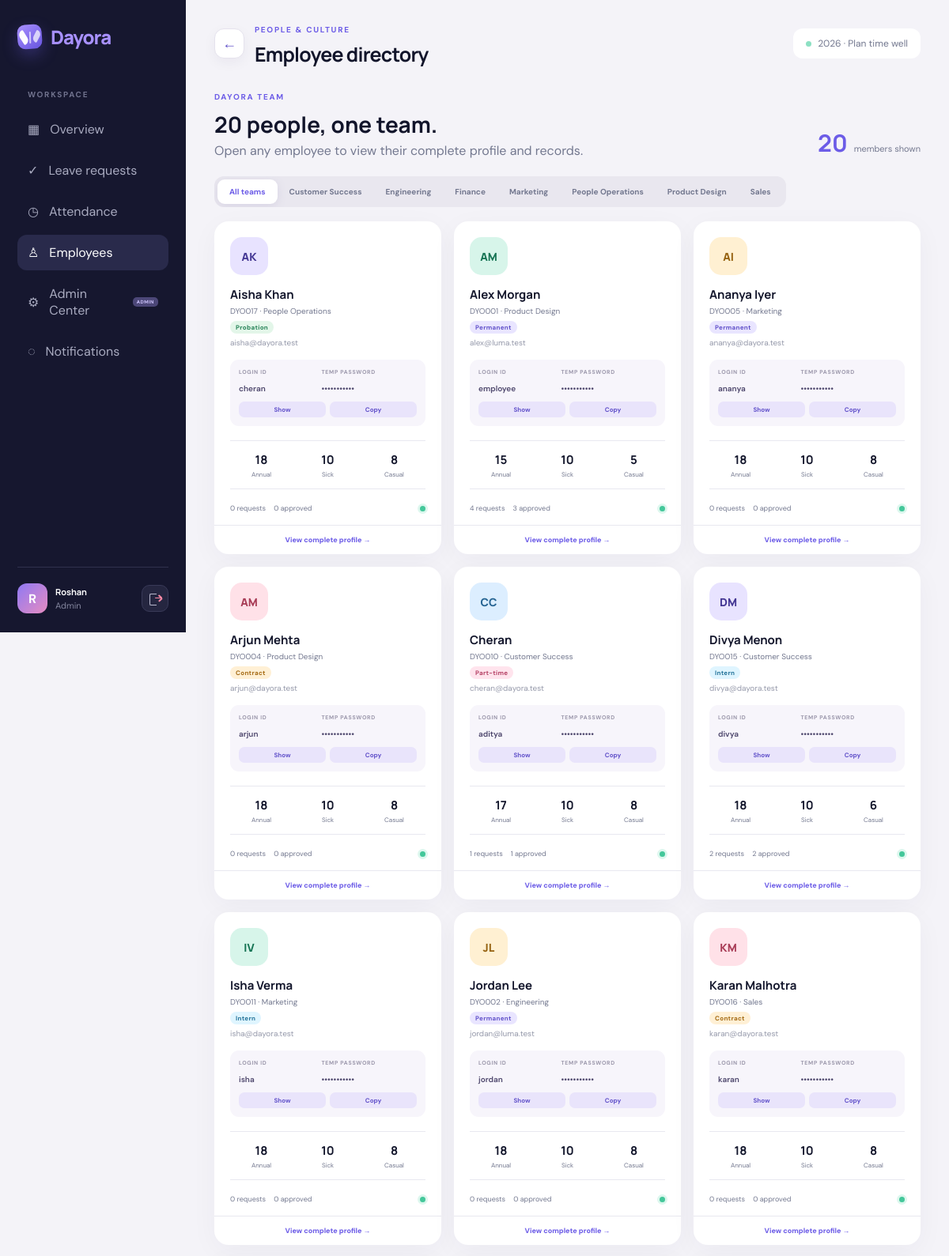
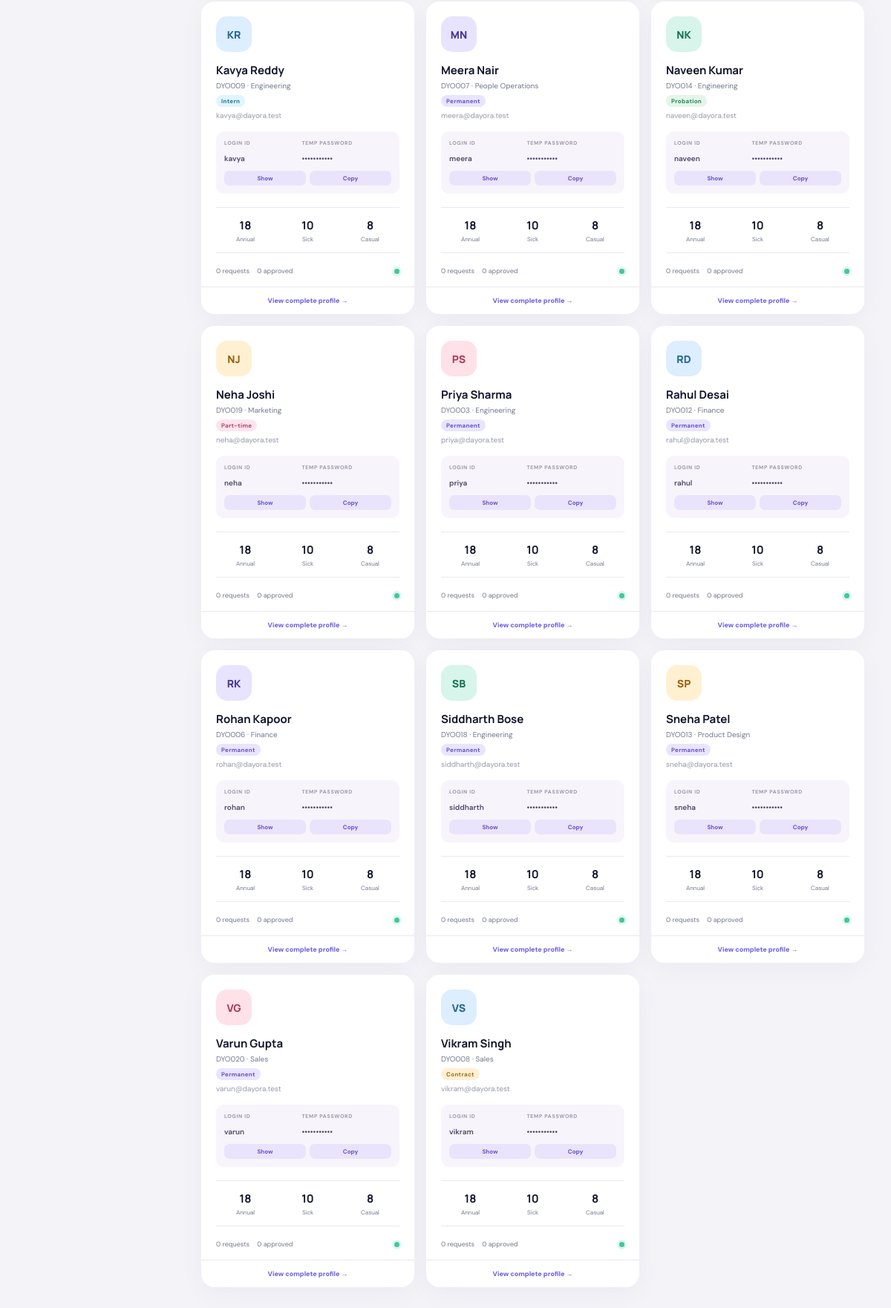
The page /admin/employees (signed in) on the database its author committed (2 pictures, top to bottom).
### tables this page shows
CREATE TABLE users (
            id INTEGER PRIMARY KEY AUTOINCREMENT, username TEXT UNIQUE NOT NULL,
            password TEXT NOT NULL, full_name TEXT NOT NULL, email TEXT NOT NULL,
            department TEXT NOT NULL, role TEXT NOT NULL DEFAULT 'EMPLOYEE',
            annual_balance INTEGER NOT NULL DEFAULT 18, sick_balance INTEGER NOT NULL DEFAULT 10,
            casual_balance INTEGER NOT NULL DEFAULT 8, active INTEGER NOT NULL DEFAULT 1
        , employee_code TEXT, employment_type TEXT NOT NULL DEFAULT 'Permanent');

### app.py (the view)
@app.get("/admin/employees")
@login_required("ADMIN")
def employees():
    department = request.args.get("department", "ALL")
    departments = [row["department"] for row in db().execute(
        "SELECT DISTINCT department FROM users WHERE role='EMPLOYEE' ORDER BY department").fetchall()]
    query = """SELECT u.*,
        COUNT(l.id) request_count,
        COALESCE(SUM(l.status='APPROVED'),0) approved_count
        FROM users u LEFT JOIN leave_requests l ON l.employee_id=u.id
        WHERE u.role='EMPLOYEE'"""
    params = []
    if department in departments:
        query += " AND u.department=?"; params.append(department)
    else:
        department = "ALL"
    query += " GROUP BY u.id ORDER BY u.full_name"
    people = db().execute(query, params).fetchall()
    return render_template("employees.html", employees=people, departments=departments,
                           selected_department=department, temporary_password="employee123")

### app.py (called while the page is built)
def db():
    if "db" not in g:
        g.db = sqlite3.connect(app.config["DATABASE"])
        g.db.row_factory = sqlite3.Row
        g.db.execute("PRAGMA foreign_keys = ON")
    return g.db

def login_required(role=None):
    def decorator(view):
        @wraps(view)
        def wrapped(*args, **kwargs):
            if not session.get("user_id"):
                return redirect(url_for("login"))
            if role and session.get("role") != role:
                flash("You do not have access to that page.", "error")
                return redirect(url_for("dashboard"))
            return view(*args, **kwargs)
        return wrapped
    return decorator

@app.context_processor
def globals_for_templates():
    unread = 0
    if session.get("user_id"):
        unread = db().execute("SELECT COUNT(*) FROM notifications WHERE user_id=? AND is_read=0", (session["user_id"],)).fetchone()[0]
    hour = datetime.now().hour
    time_greeting = "Good morning" if 5 <= hour < 12 else "Good afternoon" if 12 <= hour < 17 else "Good evening" if 17 <= hour < 21 else "Good night"
    return {"current_year": date.today().year, "unread_count": unread, "time_greeting": time_greeting}

### templates/employees.html (shortened to what this page needs)
{% extends 'base.html' %}
{% block heading %}Employee directory{% endblock %}
{% block content %}
<section class="directory-head"><div><span class="overline">DAYORA TEAM</span><h2>20 people, one team.</h2><p>Open any employee to view their complete profile and records.</p></div><div class="member-total"><b>{{employees|length}}</b><span>members shown</span></div></section>
<section class="page-tools"><div class="filter-tabs"><a class="{{'selected' if selected_department=='ALL'}}" href="?department=ALL">All teams</a>{% for department in departments %}<a class="{{'selected' if selected_department==department}}" href="?department={{department|urlencode}}">{{department}}</a>{% endfor %}</div></section>
<section class="employee-grid">
{% for person in employees %}<article class="employee-card"><div class="employee-avatar tone-{{loop.index0 % 5}}">{{person.full_name.split()[0][0]}}{{person.full_name.split()[-1][0]}}</div><div class="employee-identity"><h3>{{person.full_name}}</h3><span>{{person.employee_code}} · {{person.department}}</span><span class="employment-type type-{{person.employment_type|lower|replace(' ','-')}}">{{person.employment_type}}</span><small>{{person.email}}</small></div><div class="credential-box"><div><span>LOGIN ID</span><code>{{person.username}}</code></div><div><span>TEMP PASSWORD</span><code class="password-value" data-password="{{temporary_password}}">•••••••••••</code></div><div class="credential-buttons"><button type="button" data-reveal-password>Show</button><button type="button" data-copy-credentials data-username="{{person.username}}" data-password="{{temporary_password}}">Copy</button></div></div><div class="employee-balances"><div><b>{{person.annual_balance}}</b><span>Annual</span></div><div><b>{{person.sick_balance}}</b><span>Sick</span></div><div><b>{{person.casual_balance}}</b><span>Casual</span></div></div><footer><span>{{person.request_count}} requests</span><span>{{person.approved_count}} approved</span><i class="{{'online' if person.active}}"></i></footer><a class="view-profile" href="{{url_for('employee_detail',employee_code=person.employee_code)}}">View complete profile →</a></article>{% endfor %}
</section>
{% endblock %}

### static/css/style.css (style rules this page uses)
:root { --ink:#12152b;--muted:#73788f;--line:#e8e8f0;--bg:#f4f3f8;--purple:#6c5ce7;--purple2:#8f79f3;--mint:#8de0c3;--amber:#ffd58a;--pink:#ff7f9f;--white:#fff;--shadow:0 18px 55px rgba(37,30,84,.08) }
* { box-sizing:border-box }
body { margin:0;font-family:'DM Sans',sans-serif;color:var(--ink);background:var(--bg) }
h1,h2,h3,b,strong,.logo { font-family:Manrope,sans-serif }
a { text-decoration:none;color:inherit }
button,input,select,textarea { font:inherit }
.workspace,.overline,.eyebrow { font-size:10px;font-weight:700;letter-spacing:1.7px }
.eyebrow,.overline { color:var(--purple) }
.page-tools { display:flex;justify-content:space-between;margin-bottom:18px }
.filter-tabs { background:#e9e7ef;padding:4px;border-radius:12px;display:flex }
.filter-tabs a { padding:9px 15px;font-size:10px;font-weight:700;color:var(--muted);border-radius:9px }
.filter-tabs a.selected { background:#fff;color:var(--purple);box-shadow:0 3px 12px #d8d4e4 }

### static/css/brand.css (style rules this page uses)
.directory-head { display: flex; justify-content: space-between; align-items: end; margin-bottom: 22px; }
.directory-head h2 { margin: 7px 0 4px; font-size: 28px; }
.directory-head p { margin: 0; color: var(--muted); }
.member-total { display: flex; align-items: baseline; gap: 8px; }
.member-total b { color: var(--purple); font-size: 30px; }
.member-total span { color: var(--muted); font-size: 11px; }
.directory-head + .page-tools .filter-tabs { overflow-x: auto; max-width: 100%; }
.employee-grid { display: grid; grid-template-columns: repeat(4, minmax(210px, 1fr)); gap: 16px; }
.employee-card { background: white; border-radius: 18px; padding: 20px; box-shadow: 0 8px 35px rgba(31,28,69,.04); transition: transform .2s ease, box-shadow .2s ease; }
.employee-avatar { width: 48px; height: 48px; display: grid; place-items: center; border-radius: 15px; font: 800 14px Manrope; color: #443794; }
.tone-0 { background: #e8e3ff; }
.tone-1 { background: #d7f5ea; color:#167454; }
.tone-2 { background: #fff0d2; color:#966211; }
.tone-3 { background: #ffe1e8; color:#a83c56; }
.tone-4 { background: #dceeff; color:#266493; }
.employee-identity h3 { margin: 14px 0 4px; font-size: 15px; }
.employee-identity span,.employee-identity small { display:block; color:var(--muted); font-size:10px; }
.employee-identity small { margin-top:5px; opacity:.75; }
.credential-box { margin-top:15px; padding:11px; border-radius:11px; background:#f7f5fb; display:grid; grid-template-columns:1fr 1.25fr; gap:8px; }
.credential-box>div>span { display:block; color:#9a96aa; font-size:7px; font-weight:700; letter-spacing:.7px; margin-bottom:4px; }
.credential-box code { font:600 10px 'DM Sans'; color:#4d466c; }
.credential-buttons { grid-column:1/-1; display:flex; gap:5px; }
.credential-buttons button { flex:1; border:0; border-radius:7px; padding:5px; background:#e9e4fb; color:#6252ca; font-size:8px; font-weight:700; cursor:pointer; }
.employee-balances { display:grid; grid-template-columns:repeat(3,1fr); gap:5px; margin:18px 0; padding:13px 0; border-top:1px solid var(--line); border-bottom:1px solid var(--line); text-align:center; }
.employee-balances b,.employee-balances span { display:block; }
.employee-balances b { font-size:15px; }
.employee-balances span { color:var(--muted); font-size:8px; margin-top:3px; }
.employee-card footer { display:flex; gap:10px; align-items:center; color:var(--muted); font-size:9px; }
.employee-card footer i { margin-left:auto; width:7px; height:7px; border-radius:50%; background:#bbb; }
.employee-card footer i.online { background:#44c79a; box-shadow:0 0 0 3px #ddf7ee; }
@media (max-width:1200px) { .employee-grid { grid-template-columns:repeat(3,1fr) } }
.employment-type { display: inline-block !important; width: fit-content; margin-top: 6px; padding: 3px 7px; border-radius: 20px; background: #e9e5ff; color: #6252ca !important; font-size: 8px !important; font-weight: 700; letter-spacing: .3px; }
.type-contract { background:#fff0d5; color:#a56a13 !important; }
.type-intern { background:#dff5ff; color:#24749a !important; }
.type-part-time { background:#ffe4ed; color:#b54165 !important; }
.type-probation { background:#e3f6e9; color:#278358 !important; }
.view-profile { display:block; margin:15px -20px -20px; padding:12px 20px; border-radius:0 0 18px 18px; border-top:1px solid var(--line); color:var(--purple); font-size:9px; font-weight:800; text-align:center; }

### rows shown on the page
users: full_name "A", full_name "K", full_name "Aisha Khan", employee_code "DYO017", department "People Operations", employment_type "Probation", email "aisha@dayora.test", username "cheran", annual_balance "18", sick_balance "10", casual_balance "8", request_count "0", approved_count "0", active 1 (drawn)
users: full_name "A", full_name "M", full_name "Alex Morgan", employee_code "DYO001", department "Product Design", employment_type "Permanent", email "alex@luma.test", username "employee", annual_balance "15", sick_balance "10", casual_balance "5", request_count "4", approved_count "3", active 1 (drawn)
users: full_name "A", full_name "I", full_name "Ananya Iyer", employee_code "DYO005", department "Marketing", employment_type "Permanent", email "ananya@dayora.test", username "ananya", annual_balance "18", sick_balance "10", casual_balance "8", request_count "0", approved_count "0", active 1 (drawn)
users: full_name "A", full_name "M", full_name "Arjun Mehta", employee_code "DYO004", department "Product Design", employment_type "Contract", email "arjun@dayora.test", username "arjun", annual_balance "18", sick_balance "10", casual_balance "8", request_count "0", approved_count "0", active 1 (drawn)
users: full_name "C", full_name "Cheran", employee_code "DYO010", department "Customer Success", employment_type "Part-time", email "cheran@dayora.test", username "aditya", annual_balance "17", sick_balance "10", casual_balance "8", request_count "1", approved_count "1"
users: full_name "D", full_name "M", full_name "Divya Menon", employee_code "DYO015", department "Customer Success", employment_type "Intern", email "divya@dayora.test", username "divya", annual_balance "18", sick_balance "10", casual_balance "6", request_count "2", approved_count "2", active 1 (drawn)
users: full_name "I", full_name "V", full_name "Isha Verma", employee_code "DYO011", department "Marketing", employment_type "Intern", email "isha@dayora.test", username "isha", annual_balance "18", sick_balance "10", casual_balance "8", request_count "0", approved_count "0", active 1 (drawn)
users: full_name "J", full_name "L", full_name "Jordan Lee", employee_code "DYO002", department "Engineering", employment_type "Permanent", email "jordan@luma.test", username "jordan", annual_balance "18", sick_balance "10", casual_balance "8", request_count "0", approved_count "0", active 1 (drawn)
users: full_name "K", full_name "M", full_name "Karan Malhotra", employee_code "DYO016", department "Sales", employment_type "Contract", email "karan@dayora.test", username "karan", annual_balance "18", sick_balance "10", casual_balance "8", request_count "0", approved_count "0", active 1 (drawn)
users: full_name "K", full_name "R", full_name "Kavya Reddy", employee_code "DYO009", department "Engineering", employment_type "Intern", email "kavya@dayora.test", username "kavya", annual_balance "18", sick_balance "10", casual_balance "8", request_count "0", approved_count "0", active 1 (drawn)
users: full_name "M", full_name "N", full_name "Meera Nair", employee_code "DYO007", department "People Operations", employment_type "Permanent", email "meera@dayora.test", username "meera", annual_balance "18", sick_balance "10", casual_balance "8", request_count "0", approved_count "0", active 1 (drawn)
users: full_name "N", full_name "K", full_name "Naveen Kumar", employee_code "DYO014", department "Engineering", employment_type "Probation", email "naveen@dayora.test", username "naveen", annual_balance "18", sick_balance "10", casual_balance "8", request_count "0", approved_count "0", active 1 (drawn)
users: full_name "N", full_name "J", full_name "Neha Joshi", employee_code "DYO019", department "Marketing", employment_type "Part-time", email "neha@dayora.test", username "neha", annual_balance "18", sick_balance "10", casual_balance "8", request_count "0", approved_count "0", active 1 (drawn)
users: full_name "P", full_name "S", full_name "Priya Sharma", employee_code "DYO003", department "Engineering", employment_type "Permanent", email "priya@dayora.test", username "priya", annual_balance "18", sick_balance "10", casual_balance "8", request_count "0", approved_count "0", active 1 (drawn)
users: full_name "R", full_name "D", full_name "Rahul Desai", employee_code "DYO012", department "Finance", employment_type "Permanent", email "rahul@dayora.test", username "rahul", annual_balance "18", sick_balance "10", casual_balance "8", request_count "0", approved_count "0", active 1 (drawn)
users: full_name "R", full_name "K", full_name "Rohan Kapoor", employee_code "DYO006", department "Finance", employment_type "Permanent", email "rohan@dayora.test", username "rohan", annual_balance "18", sick_balance "10", casual_balance "8", request_count "0", approved_count "0", active 1 (drawn)
users: full_name "S", full_name "B", full_name "Siddharth Bose", employee_code "DYO018", department "Engineering", employment_type "Permanent", email "siddharth@dayora.test", username "siddharth", annual_balance "18", sick_balance "10", casual_balance "8", request_count "0", approved_count "0", active 1 (drawn)
users: full_name "S", full_name "P", full_name "Sneha Patel", employee_code "DYO013", department "Product Design", employment_type "Permanent", email "sneha@dayora.test", username "sneha", annual_balance "18", sick_balance "10", casual_balance "8", request_count "0", approved_count "0", active 1 (drawn)
users: full_name "V", full_name "G", full_name "Varun Gupta", employee_code "DYO020", department "Sales", employment_type "Permanent", email "varun@dayora.test", username "varun", annual_balance "18", sick_balance "10", casual_balance "8", request_count "0", approved_count "0", active 1 (drawn)
users: full_name "V", full_name "S", full_name "Vikram Singh", employee_code "DYO008", department "Sales", employment_type "Contract", email "vikram@dayora.test", username "vikram", annual_balance "18", sick_balance "10", casual_balance "8", request_count "0", approved_count "0", active 1 (drawn)

### other values the page prints
{{ session.name[:1] }} "R"
{{ session.name }} "Roshan"
{{ session.role|title }} "Admin"
{{ employees|length }} "20"
{{ department }} "Customer Success" "Engineering" "Finance" "Marketing" "People Operations" "Product Design" "Sales"
